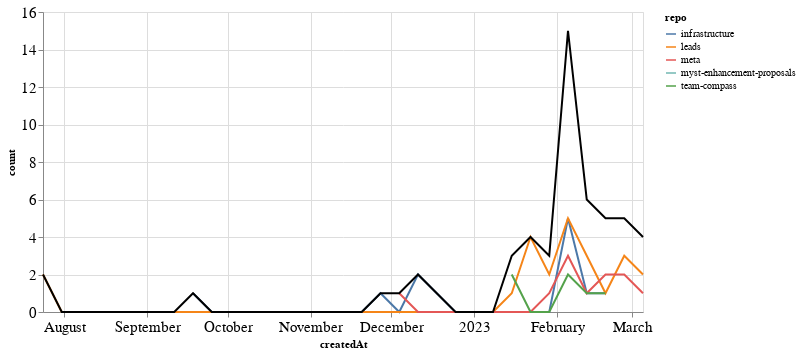

The code cell stored with this chart in its notebook:
### Markdown cell above
### Comments

### Code cell
comments_time = comments.groupby('repo').resample('W', on='createdAt').count()['author'].reset_index()
comments_time = comments_time.rename(columns={'author': 'count'})
comments_time_total = comments_time.groupby('createdAt').agg({"count": "sum"}).reset_index()
ch1 = alt.Chart(comments_time, width=600).mark_line().encode(
    x='createdAt',
    y='count',
    color='repo',
    tooltip="repo"
)

ch2 = alt.Chart(comments_time_total, width=600).mark_line(color="black").encode(
    x='createdAt',
    y='count',
)

ch1 + ch2

### Figure 1 — Vega-Lite specification as saved in the notebook (floating-point values rounded to 4 significant figures)
{"config": {"axisLeft": {"labelFontSize": 15}, "axisBottom": {"labelFontSize": 15}}, "layer": [{"data": {"name": "data-847a915cde7407d32c91990e99334f7e"}, "mark": "line", "encoding": {"color": {"field": "repo", "type": "nominal"}, "tooltip": {"field": "repo", "type": "nominal"}, "x": {"field": "createdAt", "type": "temporal"}, "y": {"field": "count", "type": "quantitative"}}, "width": 600}, {"data": {"name": "data-a37a980c9a604343464a98564f7582a3"}, "mark": {"type": "line", "color": "black"}, "encoding": {"x": {"field": "createdAt", "type": "temporal"}, "y": {"field": "count", "type": "quantitative"}}, "width": 600}], "$schema": "https://vega.github.io/schema/vega-lite/v4.17.0.json", "datasets": {"data-847a915cde7407d32c91990e99334f7e": [{"repo": "infrastructure", "createdAt": "2022-09-18T00:00:00", "count": 1}, {"repo": "infrastructure", "createdAt": "2022-09-25T00:00:00", "count": 0}, {"repo": "infrastructure", "createdAt": "2022-10-02T00:00:00", "count": 0}, {"repo": "infrastructure", "createdAt": "2022-10-09T00:00:00", "count": 0}, {"repo": "infrastructure", "createdAt": "2022-10-16T00:00:00", "count": 0}, {"repo": "infrastructure", "createdAt": "2022-10-23T00:00:00", "count": 0}, {"repo": "infrastructure", "createdAt": "2022-10-30T00:00:00", "count": 0}, {"repo": "infrastructure", "createdAt": "2022-11-06T00:00:00", "count": 0}, {"repo": "infrastructure", "createdAt": "2022-11-13T00:00:00", "count": 0}, {"repo": "infrastructure", "createdAt": "2022-11-20T00:00:00", "count": 0}, {"repo": "infrastructure", "createdAt": "2022-11-27T00:00:00", "count": 1}, {"repo": "infrastructure", "createdAt": "2022-12-04T00:00:00", "count": 0}, {"repo": "infrastructure", "createdAt": "2022-12-11T00:00:00", "count": 2}, {"repo": "infrastructure", "createdAt": "2022-12-18T00:00:00", "count": 1}, {"repo": "infrastructure", "createdAt": "2022-12-25T00:00:00", "count": 0}, {"repo": "infrastructure", "createdAt": "2023-01-01T00:00:00", "count": 0}, {"repo": "infrastructure", "createdAt": "2023-01-08T00:00:00", "count": 0}, {"repo": "infrastructure", "createdAt": "2023-01-15T00:00:00", "count": 0}, {"repo": "infrastructure", "createdAt": "2023-01-22T00:00:00", "count": 0}, {"repo": "infrastructure", "createdAt": "2023-01-29T00:00:00", "count": 0}, {"repo": "infrastructure", "createdAt": "2023-02-05T00:00:00", "count": 5}, {"repo": "infrastructure", "createdAt": "2023-02-12T00:00:00", "count": 1}, {"repo": "infrastructure", "createdAt": "2023-02-19T00:00:00", "count": 1}, {"repo": "leads", "createdAt": "2022-07-24T00:00:00", "count": 2}, {"repo": "leads", "createdAt": "2022-07-31T00:00:00", "count": 0}, {"repo": "leads", "createdAt": "2022-08-07T00:00:00", "count": 0}, {"repo": "leads", "createdAt": "2022-08-14T00:00:00", "count": 0}, {"repo": "leads", "createdAt": "2022-08-21T00:00:00", "count": 0}, {"repo": "leads", "createdAt": "2022-08-28T00:00:00", "count": 0}, {"repo": "leads", "createdAt": "2022-09-04T00:00:00", "count": 0}, {"repo": "leads", "createdAt": "2022-09-11T00:00:00", "count": 0}, {"repo": "leads", "createdAt": "2022-09-18T00:00:00", "count": 0}, {"repo": "leads", "createdAt": "2022-09-25T00:00:00", "count": 0}, {"repo": "leads", "createdAt": "2022-10-02T00:00:00", "count": 0}, {"repo": "leads", "createdAt": "2022-10-09T00:00:00", "count": 0}, {"repo": "leads", "createdAt": "2022-10-16T00:00:00", "count": 0}, {"repo": "leads", "createdAt": "2022-10-23T00:00:00", "count": 0}, {"repo": "leads", "createdAt": "2022-10-30T00:00:00", "count": 0}, {"repo": "leads", "createdAt": "2022-11-06T00:00:00", "count": 0}, {"repo": "leads", "createdAt": "2022-11-13T00:00:00", "count": 0}, {"repo": "leads", "createdAt": "2022-11-20T00:00:00", "count": 0}, {"repo": "leads", "createdAt": "2022-11-27T00:00:00", "count": 0}, {"repo": "leads", "createdAt": "2022-12-04T00:00:00", "count": 0}, {"repo": "leads", "createdAt": "2022-12-11T00:00:00", "count": 0}, {"repo": "leads", "createdAt": "2022-12-18T00:00:00", "count": 0}, {"repo": "leads", "createdAt": "2022-12-25T00:00:00", "count": 0}, {"repo": "leads", "createdAt": "2023-01-01T00:00:00", "count": 0}, {"repo": "leads", "createdAt": "2023-01-08T00:00:00", "count": 0}, {"repo": "leads", "createdAt": "2023-01-15T00:00:00", "count": 1}, {"repo": "leads", "createdAt": "2023-01-22T00:00:00", "count": 4}, {"repo": "leads", "createdAt": "2023-01-29T00:00:00", "count": 2}, {"repo": "leads", "createdAt": "2023-02-05T00:00:00", "count": 5}, {"repo": "leads", "createdAt": "2023-02-12T00:00:00", "count": 3}, {"repo": "leads", "createdAt": "2023-02-19T00:00:00", "count": 1}, {"repo": "leads", "createdAt": "2023-02-26T00:00:00", "count": 3}, {"repo": "leads", "createdAt": "2023-03-05T00:00:00", "count": 2}, {"repo": "meta", "createdAt": "2022-12-04T00:00:00", "count": 1}, {"repo": "meta", "createdAt": "2022-12-11T00:00:00", "count": 0}, {"repo": "meta", "createdAt": "2022-12-18T00:00:00", "count": 0}, {"repo": "meta", "createdAt": "2022-12-25T00:00:00", "count": 0}, {"repo": "meta", "createdAt": "2023-01-01T00:00:00", "count": 0}, {"repo": "meta", "createdAt": "2023-01-08T00:00:00", "count": 0}, {"repo": "meta", "createdAt": "2023-01-15T00:00:00", "count": 0}, {"repo": "meta", "createdAt": "2023-01-22T00:00:00", "count": 0}, {"repo": "meta", "createdAt": "2023-01-29T00:00:00", "count": 1}, {"repo": "meta", "createdAt": "2023-02-05T00:00:00", "count": 3}, {"repo": "meta", "createdAt": "2023-02-12T00:00:00", "count": 1}, {"repo": "meta", "createdAt": "2023-02-19T00:00:00", "count": 2}, {"repo": "meta", "createdAt": "2023-02-26T00:00:00", "count": 2}, {"repo": "meta", "createdAt": "2023-03-05T00:00:00", "count": 1}, {"repo": "myst-enhancement-proposals", "createdAt": "2023-03-05T00:00:00", "count": 1}, {"repo": "team-compass", "createdAt": "2023-01-15T00:00:00", "count": 2}, {"repo": "team-compass", "createdAt": "2023-01-22T00:00:00", "count": 0}, {"repo": "team-compass", "createdAt": "2023-01-29T00:00:00", "count": 0}, {"repo": "team-compass", "createdAt": "2023-02-05T00:00:00", "count": 2}, {"repo": "team-compass", "createdAt": "2023-02-12T00:00:00", "count": 1}, {"repo": "team-compass", "createdAt": "2023-02-19T00:00:00", "count": 1}], "data-a37a980c9a604343464a98564f7582a3": [{"createdAt": "2022-07-24T00:00:00", "count": 2}, {"createdAt": "2022-07-31T00:00:00", "count": 0}, {"createdAt": "2022-08-07T00:00:00", "count": 0}, {"createdAt": "2022-08-14T00:00:00", "count": 0}, {"createdAt": "2022-08-21T00:00:00", "count": 0}, {"createdAt": "2022-08-28T00:00:00", "count": 0}, {"createdAt": "2022-09-04T00:00:00", "count": 0}, {"createdAt": "2022-09-11T00:00:00", "count": 0}, {"createdAt": "2022-09-18T00:00:00", "count": 1}, {"createdAt": "2022-09-25T00:00:00", "count": 0}, {"createdAt": "2022-10-02T00:00:00", "count": 0}, {"createdAt": "2022-10-09T00:00:00", "count": 0}, {"createdAt": "2022-10-16T00:00:00", "count": 0}, {"createdAt": "2022-10-23T00:00:00", "count": 0}, {"createdAt": "2022-10-30T00:00:00", "count": 0}, {"createdAt": "2022-11-06T00:00:00", "count": 0}, {"createdAt": "2022-11-13T00:00:00", "count": 0}, {"createdAt": "2022-11-20T00:00:00", "count": 0}, {"createdAt": "2022-11-27T00:00:00", "count": 1}, {"createdAt": "2022-12-04T00:00:00", "count": 1}, {"createdAt": "2022-12-11T00:00:00", "count": 2}, {"createdAt": "2022-12-18T00:00:00", "count": 1}, {"createdAt": "2022-12-25T00:00:00", "count": 0}, {"createdAt": "2023-01-01T00:00:00", "count": 0}, {"createdAt": "2023-01-08T00:00:00", "count": 0}, {"createdAt": "2023-01-15T00:00:00", "count": 3}, {"createdAt": "2023-01-22T00:00:00", "count": 4}, {"createdAt": "2023-01-29T00:00:00", "count": 3}, {"createdAt": "2023-02-05T00:00:00", "count": 15}, {"createdAt": "2023-02-12T00:00:00", "count": 6}, {"createdAt": "2023-02-19T00:00:00", "count": 5}, {"createdAt": "2023-02-26T00:00:00", "count": 5}, {"createdAt": "2023-03-05T00:00:00", "count": 4}]}}
